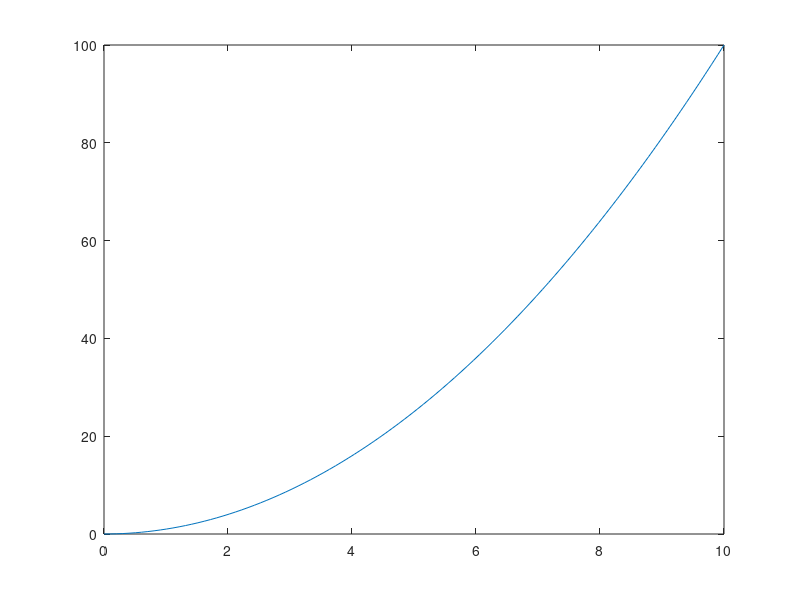

This chart was generated by the following MATLAB code: (Note: this script raises an error after producing the figure.)
clc; clear all
stress  = load('stress.txt');

k = 2;
a = 0.5;

x = linspace(0,10,100);
y = x.^(k);
dx = 1e-8;

niter = 50;

og = plot(x,y);
an = plot(x, analytical(x,k,a), 'o');
hold on
num = plot((1:niter)*dx, fractional(k,a, dx, niter));

legend([an, num], ["Df analytical", "Df numerical"])

% legend([og, an, num], ["f", "Df analytical", "Df numerical"])

function Dy = analytical(x, k, a)
    Dy = gamma(k+1)/gamma(k-a+1).*x.^(k-a);
end

function Dy = fractional(k, a, dx, niter)
    Dy = zeros(niter,1);
    xs = (0:niter)*dx;
    for it = 1:(niter)
        lambda = 1;
        frac_fact = 0;
        for j = 1:(it+1)
            x = xs(it-j+2);
            frac_fact = frac_fact + lambda*(x).^(k);
%             frac_fact = frac_fact + lambda*2;

            lambda = lambda*(j-a-1)/(j);
        end
        Dy(it) = dx.^(-a)*frac_fact;
    end
end